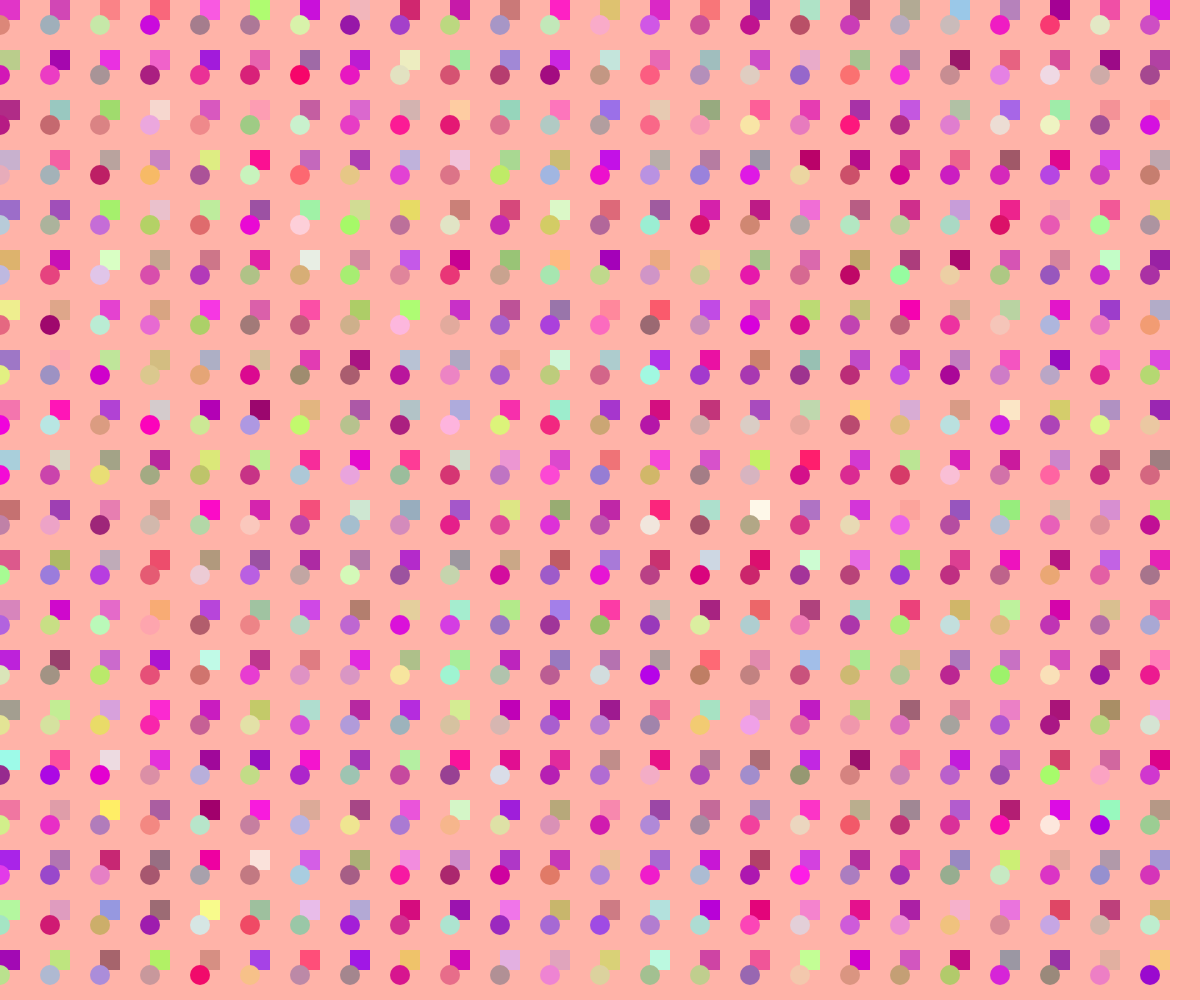
Frame 1 (no input)
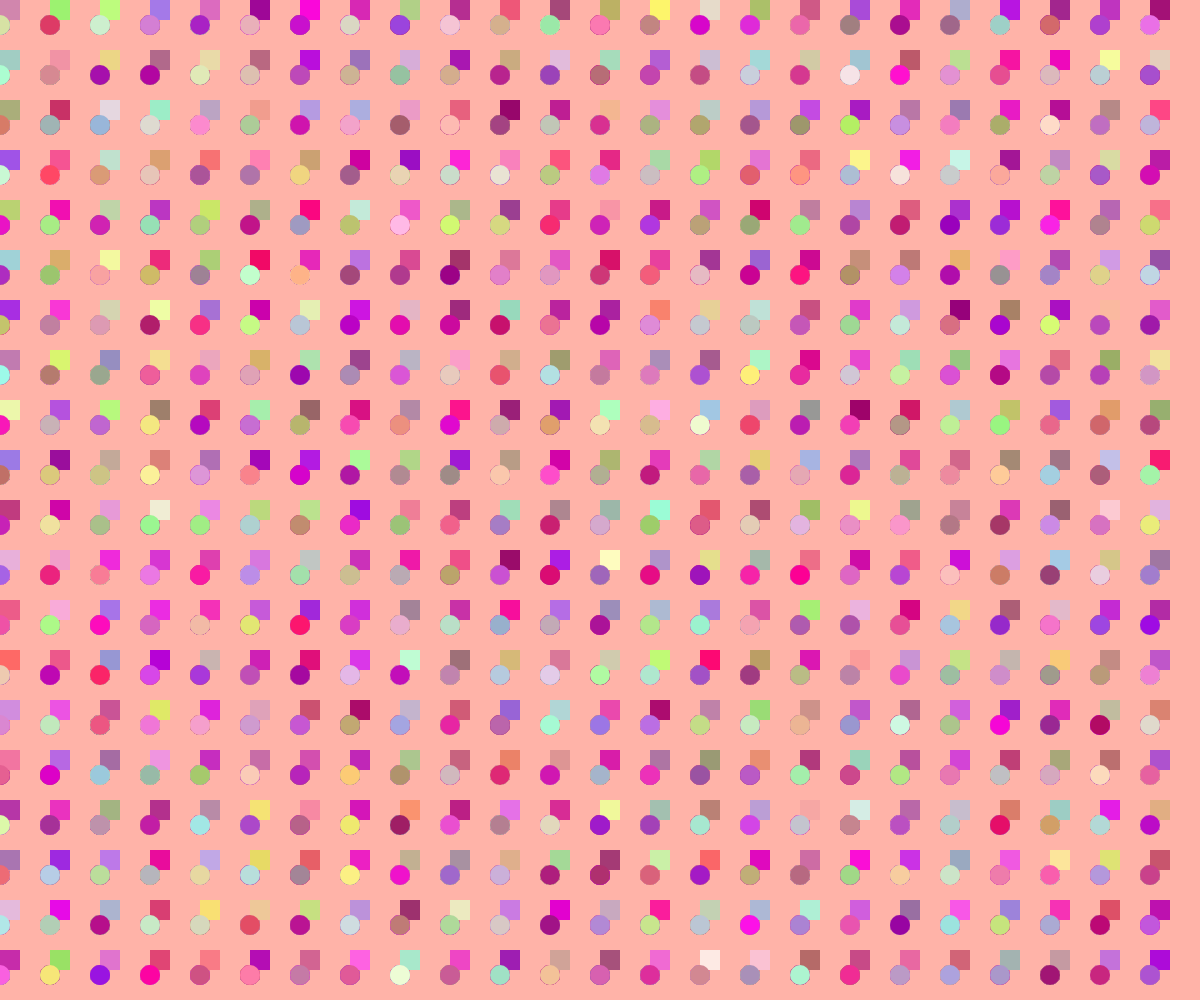
Frame 60 (no input)
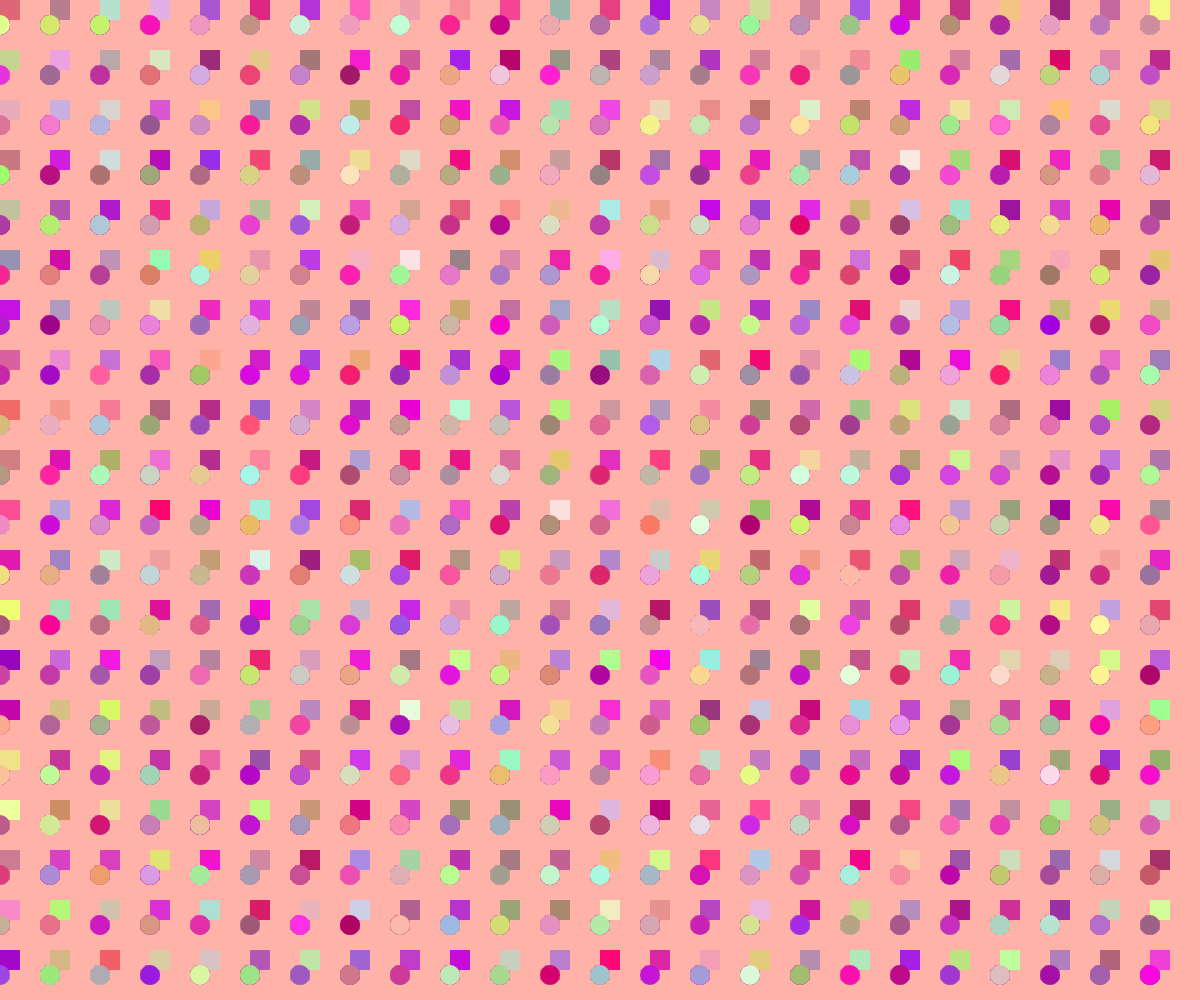
Frame 120 (the mouse pressed at the canvas centre since frame 60)

The p5.js sketch that drew these frames (run headless with seeded random() and noise() and a simulated clock; from frame 60 on, the mouse is pressed at the canvas centre):

// p5.js sketch
// ── sketch.js
function setup() {
  // put setup code here
  createCanvas(windowWidth,windowHeight);
  background(255,179,168);
}

function draw() {
  // put drawing code here
  for(let i=0;i<width;i=i+50){
    for(let j=0;j<height;j=j+50){
      let rcol=random(150,255);
      let gcol=random(0,255);
      let bcol=random(100,233);
      fill(rcol,gcol,bcol);
      noStroke();
      rect(i,j,20);
    }
  }
  for(let k=0;k<width;k=k+50){
        for(let l=25;l<height;l=l+50){
      let rcol=random(150,255);
      let gcol=random(0,255);
      let bcol=random(100,233);
      fill(rcol,gcol,bcol);
      noStroke();
      circle(k,l,20);
    }
  }

}
